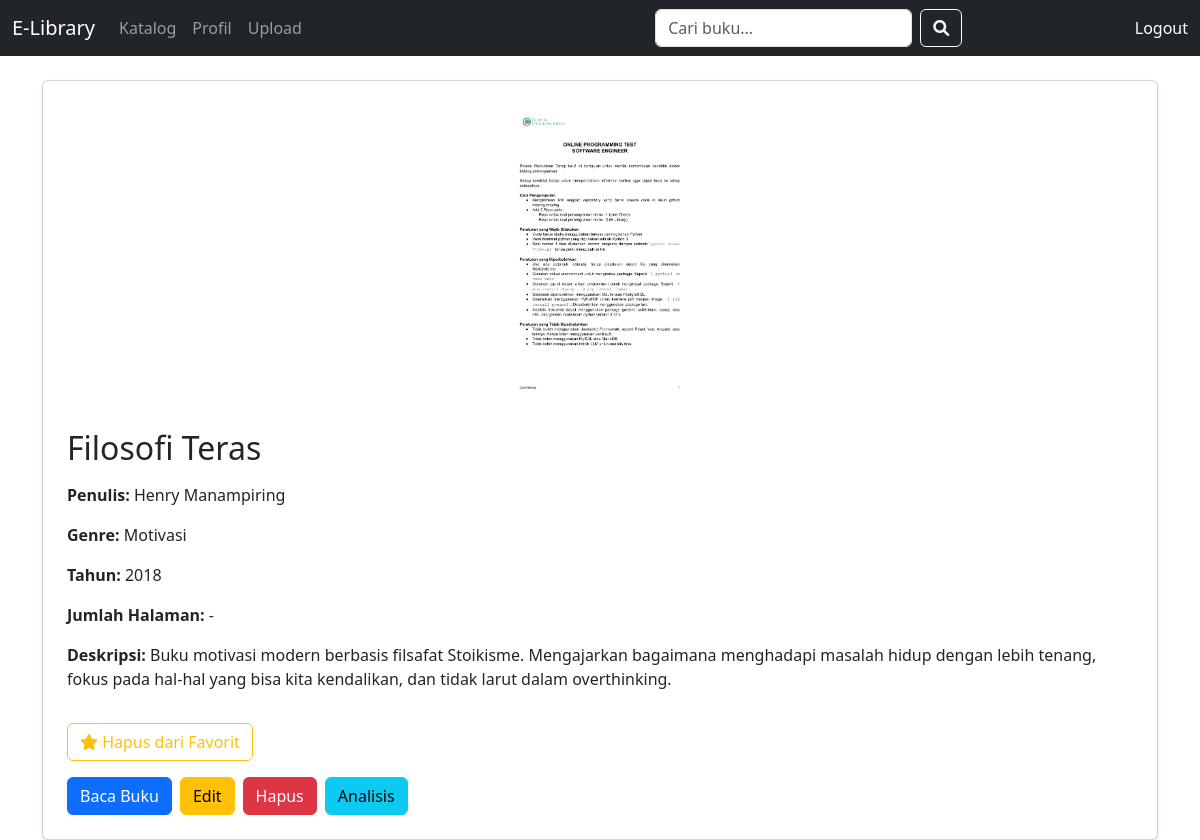
The app's page /books/book/5/ (signed in) with its own data.
### books/models.py (models this page shows, shortened)
class Book(models.Model):
    GENRE_CHOICES = [
        ("fiksi", "Fiksi"),
        ("komik", "Komik"),
        ("motivasi", "Motivasi"),
    ]
    title = models.CharField(max_length=200, verbose_name="Judul")
    description = models.TextField(verbose_name="Deskripsi", blank=True)
    author = models.CharField(max_length=100, verbose_name="Penulis", blank=True)
    year = models.IntegerField(verbose_name="Tahun Terbit", null=True, blank=True)
    genre = models.CharField(
        max_length=20,
        choices=GENRE_CHOICES,
        default="fiksi",
        verbose_name="Genre"
    )
    pages = models.IntegerField(verbose_name="Jumlah Halaman", null=True, blank=True)
    pdf = models.FileField(
        upload_to="books/pdfs/",
        verbose_name="File PDF",
        null=True,
        blank=True
    )
    cover = models.ImageField(
        upload_to="books/covers/",
        verbose_name="Cover Buku",
        null=True,
        blank=True,
        help_text="Upload cover buku (opsional)"
    )
    favorite = models.BooleanField(default=False, verbose_name="Favorit")
    uploaded_by = models.ForeignKey(
        User,
        on_delete=models.CASCADE,
        verbose_name="Diupload oleh",
        related_name="uploaded_books"
    )
    created_at = models.DateTimeField(default=timezone.now)
    updated_at = models.DateTimeField(default=timezone.now)
    def get_genre_display(self):
        return dict(self.GENRE_CHOICES).get(self.genre, self.genre)
    def get_converted_images_path(self):
        if self.pdf:
            return os.path.join(settings.MEDIA_ROOT, f"books/pages/{self.id}/")
        return None
    def has_converted_images(self):
        images_path = self.get_converted_images_path()
        if images_path and os.path.exists(images_path):
            return len(os.listdir(images_path)) > 0
        return False
    def get_first_page_image(self):
        if self.has_converted_images():
            return settings.MEDIA_URL+ f"books/pages/{self.id}/page_1.png"
        return None
    class Meta:
        verbose_name = "Buku"
        verbose_name_plural = "Buku"
        ordering = ['-created_at']
        indexes = [
            models.Index(fields=['title']),
            models.Index(fields=['author']),
            models.Index(fields=['genre']),
            models.Index(fields=['favorite']),
            models.Index(fields=['created_at']),
        ]

### books/views.py (the view)
# urls.py: path('book/<int:pk>/', book_detail, name='book_detail'),
@login_required
def book_detail(request, pk):
    book = get_object_or_404(Book, pk=pk)
    return render(request, "books/book_detail.html", {"book": book})

### books/templates/books/book_detail.html (shortened to what this page needs)
{% extends "base.html" %}
{% load static %}
{% block content %}
<div class="card p-4 shadow-sm">
    <div class="text-center mb-4">
        {% if book.cover %}
            <img src="{{ book.cover.url }}" alt="{{ book.title }}"
                 class="img-fluid rounded" style="max-height:300px;">
        {% elif book.get_first_page_image %}
            <img src="{{ book.get_first_page_image }}" alt="{{ book.title }}" class="img-fluid" style="max-height:300px;">
        {% else %}
            <img src="{% static 'img/no-cover.png' %}" alt="No Cover"
                 class="img-fluid rounded" style="max-height:300px; background:#f0f0f0;">
        {% endif %}
    </div>
    <h2 class="mb-3">{{ book.title }}</h2>
    <p><strong>Penulis:</strong> {{ book.author|default:"Tidak diketahui" }}</p>
    <p><strong>Genre:</strong> {{ book.get_genre_display }}</p>
    <p><strong>Tahun:</strong> {{ book.year|default:"-" }}</p>
    <p><strong>Jumlah Halaman:</strong> {{ book.pages|default:"-" }}</p>
    <p><strong>Deskripsi:</strong> {{ book.description|default:"-" }}</p>
    <form method="post" action="{% url 'toggle_favorite' book.pk %}" class="my-3">
        <button type="submit" class="btn btn-outline-warning">
            {% if book.favorite %}
                <i class="fas fa-star text-warning"></i> Hapus dari Favorit
            {% else %}
                <i class="far fa-star"></i> Tambah ke Favorit
            {% endif %}
        </button>
    </form>
    <div class="d-flex gap-2">
        {% if book.pdf %}
            <a href="{% url 'preview_book' book.pk 1 %}" target="_blank" class="btn btn-primary">Baca Buku</a>
        {% endif %}
        <a href="{% url 'edit_book' book.pk %}"
           class="btn btn-warning"
           onclick="return confirm('Yakin mau edit buku ini?')">
            Edit
        </a>
        <form method="post" action="{% url 'delete_book' book.pk %}" style="display:inline;">
            <button type="submit" class="btn btn-danger" onclick="return confirm('Yakin mau hapus buku ini?')">
                Hapus
            </button>
        </form>
        <a href="{% url 'analyze_book' book.pk %}" class="btn btn-info">Analisis</a>
    </div>
</div>
<link rel="stylesheet" href="https://cdnjs.cloudflare.com/ajax/libs/font-awesome/6.0.0/css/all.min.css">
{% endblock %}

### records on screen
Book: title "Filosofi Teras", author "Henry Manampiring", genre "Motivasi", year "2018", pages "-", description "Buku motivasi modern berbasis filsafat Stoikisme. Mengajarkan bagaimana menghadapi masalah hidup dengan lebih tenang, fokus pada hal-hal yang bisa kita kendalikan, dan tidak larut dalam overthinking."
